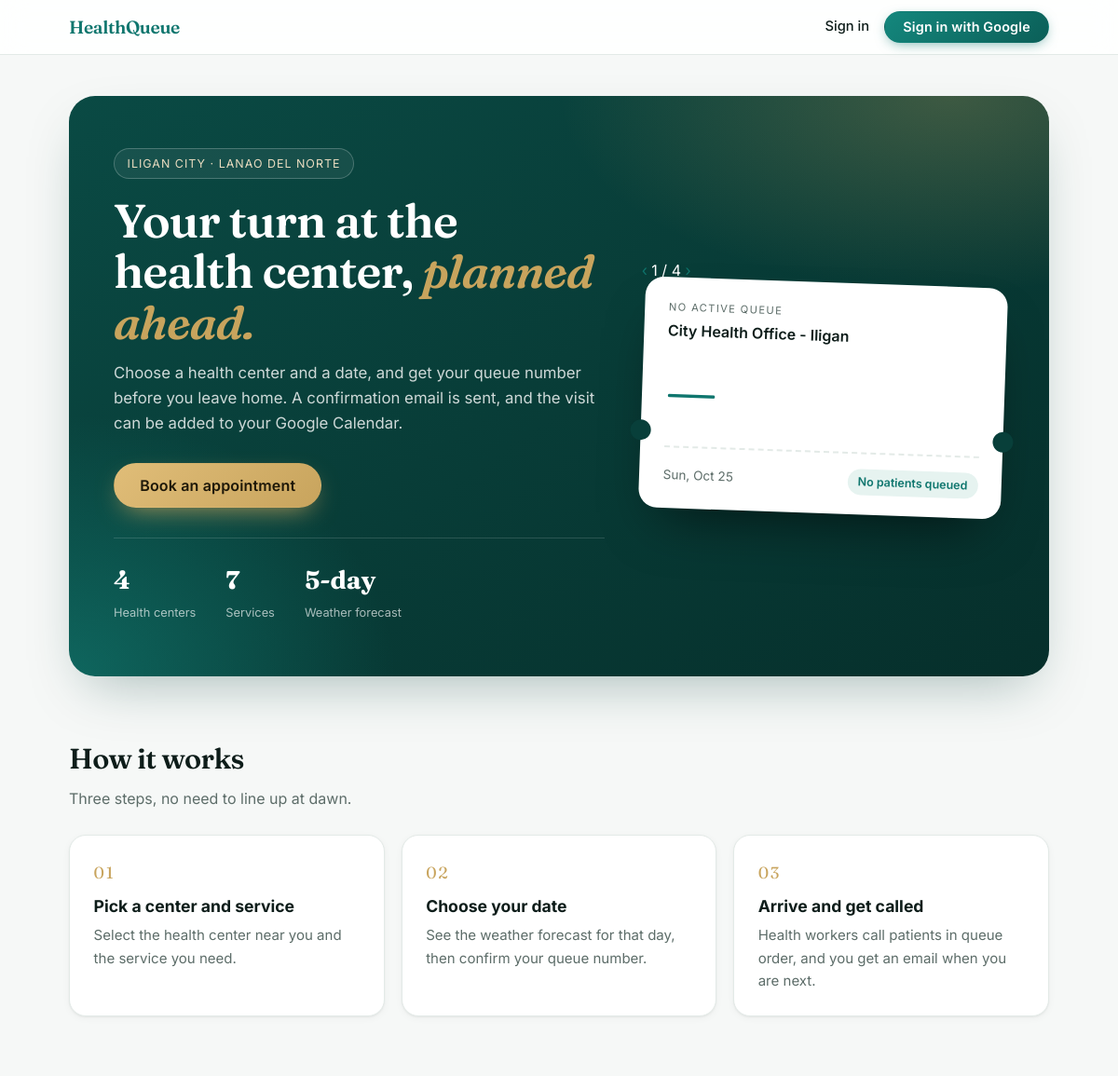
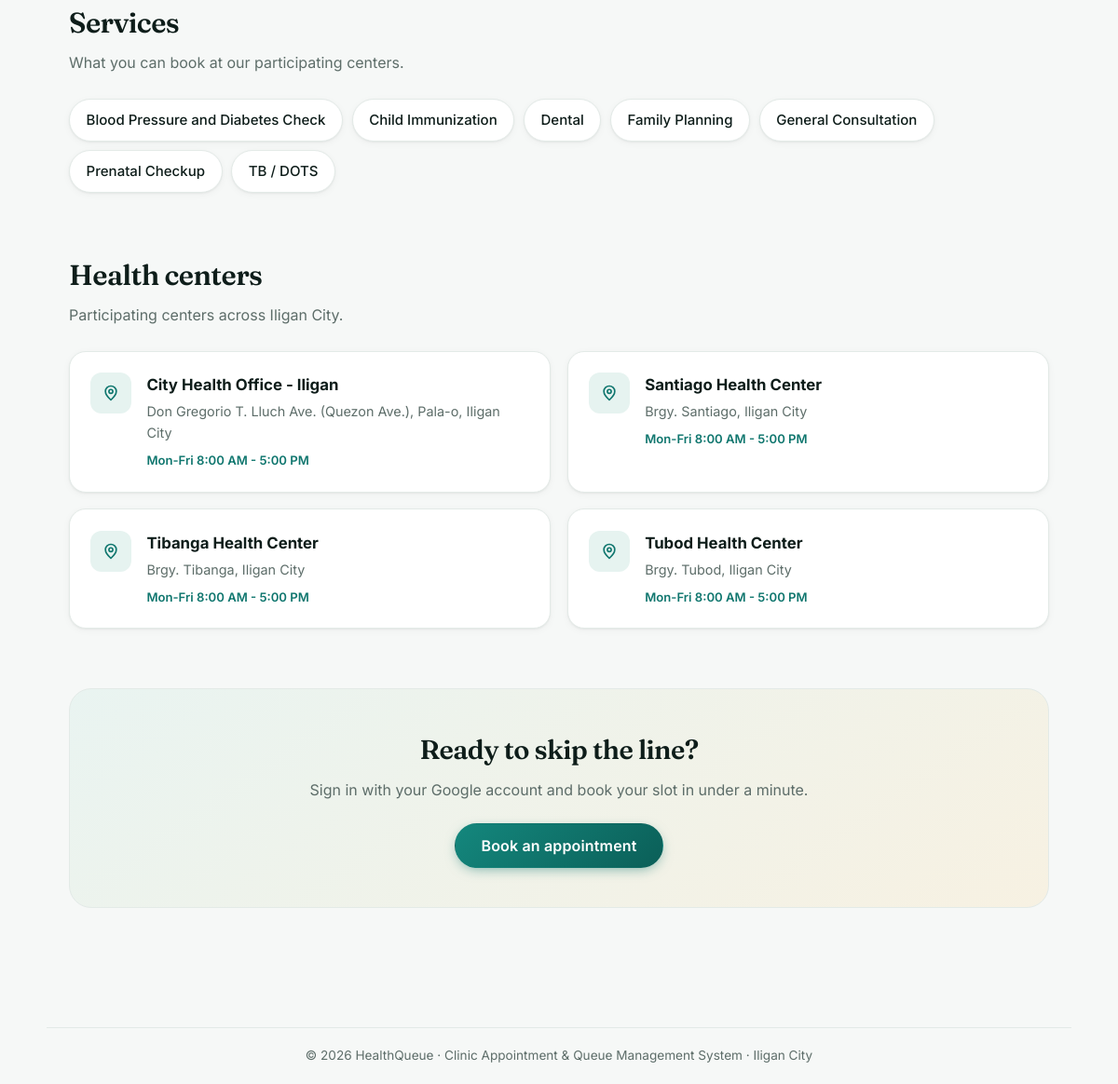
The page / on the database its author committed (2 pictures, top to bottom).
### tables this page shows
CREATE TABLE IF NOT EXISTS centers (
  id INT AUTO_INCREMENT PRIMARY KEY,
  name VARCHAR(150) NOT NULL,
  address VARCHAR(255) DEFAULT NULL,
  lat DECIMAL(10,7) NOT NULL,
  lng DECIMAL(10,7) NOT NULL,
  hours VARCHAR(100) DEFAULT 'Mon-Fri 8:00 AM - 5:00 PM'
);

CREATE TABLE IF NOT EXISTS services (
  id INT AUTO_INCREMENT PRIMARY KEY,
  name VARCHAR(100) NOT NULL
);

### includes/init.php (called while the page is built, shortened)
<?php
function cfg($key = null, $default = null)
{
    static $config = null;
    if ($config === null) {
        $file = __DIR__ . '/../config.php';
        if (!file_exists($file)) {
            $file = __DIR__ . '/../config.sample.php';
        }
        $config = file_exists($file) ? require $file : [];
    }
    return $config[$key] ?? $default;
}
function db()
{
    static $pdo = null;
    if ($pdo === null) {
        $c = cfg('db');
        $dsn = "mysql:host={$c['host']};dbname={$c['name']};charset=utf8mb4";
        $pdo = new PDO($dsn, $c['user'], $c['pass'], [
            PDO::ATTR_ERRMODE            => PDO::ERRMODE_EXCEPTION,
            PDO::ATTR_DEFAULT_FETCH_MODE => PDO::FETCH_ASSOC,
        ]);
    }
    return $pdo;
}
function e($str)
{
    return htmlspecialchars((string)($str ?? ''), ENT_QUOTES, 'UTF-8');
}
function current_user()
{
    static $user = false;
    if ($user !== false) {
        return $user;
    }
    $uid = $_SESSION['uid'] ?? null;
    if (!$uid) {
        $user = null;
        return null;
    }
    return $user;
}

### config.sample.php (called while the page is built)
<?php
return [
    'base_url' => 'http://localhost/healthqueue',
    'db' => [
        'host' => '127.0.0.1',
        'name' => 'healthqueue',
        'user' => 'root',
        'pass' => '',
    ],
    'google' => [
        'client_id'     => 'YOUR_GOOGLE_CLIENT_ID',
        'client_secret' => 'YOUR_GOOGLE_CLIENT_SECRET',
    ],
    'resend' => [
        'api_key' => 're_xxxx',
        'from'    => 'HealthQueue <onboarding@resend.dev>',
    ],
    'openweather' => [
        'api_key' => 'YOUR_OPENWEATHER_API_KEY',
    ],
    'admin_emails' => ['your_email@gmail.com'],
    'timezone' => 'Asia/Manila',
    'daily_limit_per_center' => 40,
];

### includes/google.php (called while the page is built, shortened)
<?php
require_once __DIR__ . '/init.php';
function google_login_url()
{
    static $url = null;
    if ($url !== null) {
        return $url;
    }
    $g = cfg('google');
    $q = http_build_query([
        'client_id'     => $g['client_id'],
        'redirect_uri'  => cfg('base_url') . '/oauth_callback.php',
        'response_type' => 'code',
        'scope'         => 'openid email profile https://www.googleapis.com/auth/calendar.events',
        'access_type'   => 'offline',
        'prompt'        => 'consent',
        'state'         => $_SESSION['oauth_state'],
    ]);
    $url = 'https://accounts.google.com/o/oauth2/v2/auth?' . $q;
    return $url;
}

### index.php (the view, shortened to what this page needs)
<?php
require_once __DIR__ . '/includes/layout.php';
$centers = [];
$services = [];
$dbDown = false;
try {
    $centers  = db()->query('SELECT * FROM centers ORDER BY name')->fetchAll();
    $services = db()->query('SELECT * FROM services ORDER BY name')->fetchAll();
} catch (Exception $e) {
    $dbDown = true;
}
$sampleCenter = $centers[0]['name'] ?? 'City Health Office - Iligan';
page_header('HealthQueue Iligan');
$user = current_user();
$loggedIn = (bool)$user;
$role = $user['role'] ?? null;
$queueTicket = null;
$publicCenterIndex = 0;
$publicCenter = $centers[0] ?? null;
if (!$user && $centers) {
    $requestedCenter = (int)($_GET['center_id'] ?? $centers[0]['id']);
    foreach ($centers as $index => $centerOption) {
        if ((int)$centerOption['id'] === $requestedCenter) {
            $publicCenterIndex = $index;
            $publicCenter = $centerOption;
            break;
        }
    }
}
if (!$dbDown && $user && $user['role'] === 'patient') {
    $ticket = db()->prepare(
        'SELECT a.queue_no, a.appt_date, a.status, c.name AS center_name
         FROM appointments a
         JOIN centers c ON c.id = a.center_id
         WHERE a.patient_id = ? AND a.status IN ("pending", "waiting", "in_consultation")
         ORDER BY a.appt_date ASC, a.appt_time ASC, a.queue_no ASC
         LIMIT 1'
    );
    $ticket->execute([$user['id']]);
    $queueTicket = $ticket->fetch() ?: null;
} elseif (!$dbDown && !empty($publicCenter['id'])) {
    $ticket = db()->prepare(
        'SELECT a.queue_no, a.appt_date, a.status, c.name AS center_name
         FROM appointments a
         JOIN centers c ON c.id = a.center_id
         WHERE a.center_id = ? AND a.appt_date = CURDATE()
           AND a.status IN ("in_consultation", "waiting", "pending")
         ORDER BY FIELD(a.status, "in_consultation", "waiting", "pending"), a.queue_no ASC
         LIMIT 1'
    );
    $ticket->execute([(int)$publicCenter['id']]);
    $queueTicket = $ticket->fetch() ?: null;
}
$queueTicketIsPublic = !$user && (bool)$queueTicket;
$publicPrevious = $centers ? $centers[($publicCenterIndex - 1 + count($centers)) % count($centers)] : null;
$publicNext = $centers ? $centers[($publicCenterIndex + 1) % count($centers)] : null;
$ctaHref  = !$loggedIn ? google_login_url() : ($role === 'patient' ? 'appointments/create.php' : ($role === 'worker' ? 'queue.php' : 'admin/dashboard.php'));
$ctaText  = !$loggedIn || $role === 'patient' ? 'Book an appointment' : ($role === 'worker' ? 'Open worker queue' : 'Open admin dashboard');
?>
<div class="hq">
  <section class="hq-hero">
    <div>
      <span class="hq-eyebrow">Iligan City &middot; Lanao del Norte</span>
      <h1>Your turn at the health center, <em>planned ahead.</em></h1>
      <p class="lead">Choose a health center and a date, and get your queue number before you leave home. A confirmation email is sent, and the visit can be added to your Google Calendar.</p>
      <a class="btn primary lg" href="<?= e($ctaHref) ?>"><?= e($ctaText) ?></a>
      <?php if (!$dbDown): ?>
      <div class="hq-meta">
        <div><strong><?= count($centers) ?></strong><span>Health centers</span></div>
        <div><strong><?= count($services) ?></strong><span>Services</span></div>
        <div><strong>5-day</strong><span>Weather forecast</span></div>
      </div>
      <?php endif; ?>
    </div>
    <div class="hq-ticket-area">
      <?php if (!$user && $publicCenter): ?>
      <div class="public-queue-nav">
        <a class="queue-arrow" href="?center_id=<?= e($publicPrevious['id']) ?>" aria-label="Previous health center">&lsaquo;</a>
        <span><?= e($publicCenterIndex + 1) ?> / <?= e(count($centers)) ?></span>
        <a class="queue-arrow" href="?center_id=<?= e($publicNext['id']) ?>" aria-label="Next health center">&rsaquo;</a>
      </div>
      <?php endif; ?>
      <div class="hq-ticket" aria-label="<?= $queueTicket ? 'Your queue ticket' : 'Public queue status' ?>">
        <div class="label"><?= $user && $queueTicket ? 'Your current queue' : ($queueTicketIsPublic ? 'Current public queue' : 'No active queue') ?></div>
        <div class="center"><?= e($queueTicket['center_name'] ?? ($publicCenter['name'] ?? $sampleCenter)) ?></div>
        <div class="num"><?= $queueTicket ? '#' . e($queueTicket['queue_no']) : '—' ?></div>
        <div class="row">
          <span><?= $queueTicket ? date('D, M j', strtotime($queueTicket['appt_date'])) : date('D, M j') ?></span>
          <span class="hq-pill"><?= $queueTicket ? e(str_replace('_', ' ', $queueTicket['status'])) : 'No patients queued' ?></span>
        </div>
      </div>
    </div>
  </section>
  <section class="hq-section">
    <h2>How it works</h2>
    <p class="sub">Three steps, no need to line up at dawn.</p>
    <div class="hq-steps">
      <div class="card hq-step">
        <div class="n">01</div>
        <h3>Pick a center and service</h3>
        <p>Select the health center near you and the service you need.</p>
      </div>
      <div class="card hq-step">
        <div class="n">02</div>
        <h3>Choose your date</h3>
        <p>See the weather forecast for that day, then confirm your queue number.</p>
      </div>
      <div class="card hq-step">
        <div class="n">03</div>
        <h3>Arrive and get called</h3>
        <p>Health workers call patients in queue order, and you get an email when you are next.</p>
      </div>
    </div>
  </section>
  <?php if ($dbDown): ?>
    <div class="card hq-section" style="padding:1.4rem"><p style="margin:0">The list of centers could not be loaded right now. Please try again in a few minutes.</p></div>
  <?php else: ?>
  <section class="hq-section">
    <h2>Services</h2>
    <p class="sub">What you can book at our participating centers.</p>
    <div class="hq-chips">
      <?php foreach ($services as $s): ?>
        <span class="hq-chip"><?= e($s['name']) ?></span>
      <?php endforeach; ?>
    </div>
  </section>
  <section class="hq-section">
    <h2>Health centers</h2>
    <p class="sub">Participating centers across Iligan City.</p>
    <div class="hq-centers">
      <?php foreach ($centers as $c): ?>
        <div class="card hq-center">
          <div class="hq-pin">
            <svg width="20" height="20" viewBox="0 0 24 24" fill="none" stroke="currentColor" stroke-width="2" stroke-linecap="round" stroke-linejoin="round" aria-hidden="true"><path d="M12 21s-7-6.2-7-11a7 7 0 0 1 14 0c0 4.8-7 11-7 11z"/><circle cx="12" cy="10" r="2.5"/></svg>
          </div>
          <div>
            <h3><?= e($c['name']) ?></h3>
            <p><?= e($c['address']) ?></p>
            <div class="hours"><?= e($c['hours']) ?></div>
          </div>
        </div>
      <?php endforeach; ?>
    </div>
  </section>
  <div class="hq-cta">
    <h2>Ready to skip the line?</h2>
    <p>Sign in with your Google account and book your slot in under a minute.</p>
    <a class="btn primary lg" href="<?= e($ctaHref) ?>"><?= e($ctaText) ?></a>
  </div>
  <?php endif; ?>
</div>
<?php page_footer(); ?>

### includes/layout.php (shortened to what this page needs)
<?php
require_once __DIR__ . '/init.php';
function page_header($title, $extraHead = '')
{
    $u    = current_user();
    $base = cfg('base_url');
    ?><!doctype html>
<html lang="en">
<head>
<link rel="stylesheet" href="<?= e($base) ?>/assets/style.css">
</head>
<body>
<header class="top"><div class="wrap bar">
  <a class="brand" href="<?= e($base) ?>/index.php">HealthQueue</a>
  <nav>
  <?php if ($u): ?>
    <a href="<?= e($base) ?>/appointments/index.php">Appointments</a>
    <?php if (in_array($u['role'], ['worker','admin'], true)): ?><a href="<?= e($base) ?>/queue.php">Queue</a><?php endif; ?>
    <?php if ($u['role'] === 'admin'): ?>
      <a href="<?= e($base) ?>/admin/dashboard.php">Dashboard</a>
      <a href="<?= e($base) ?>/admin/users.php">Users</a>
      <a href="<?= e($base) ?>/staff.php">Staff</a>
    <?php endif; ?>
    <span class="who"><?= e($u['name']) ?> <em><?= e($u['role']) ?></em></span>
    <a href="<?= e($base) ?>/logout.php">Logout</a>
  <?php else: ?>
    <?php require_once __DIR__ . '/google.php'; ?>
    <a href="<?= e($base) ?>/login.php">Sign in</a>
    <a class="btn primary" href="<?= e(google_login_url()) ?>">Sign in with Google</a>
  <?php endif; ?>
  </nav>
</div></header>
<main class="wrap">
<?php if ($f): ?><div class="flash <?= e($f['t']) ?>"><?= e($f['m']) ?></div><?php endif;
}
function page_footer()
{
    ?>
</main>
<footer class="foot wrap">
  <p>&copy; <?= date('Y') ?> HealthQueue &middot; Clinic Appointment &amp; Queue Management System &middot; Iligan City</p>
</footer>
</body></html>
<?php
}

### rows shown on the page
centers: name "City Health Office - Iligan", address "Don Gregorio T. Lluch Ave. (Quezon Ave.), Pala-o, Iligan City", hours "Mon-Fri 8:00 AM - 5:00 PM"
services: name "Blood Pressure and Diabetes Check"
services: name "Child Immunization"
services: name "Dental"
services: name "Family Planning"
services: name "General Consultation"
services: name "Prenatal Checkup"
services: name "TB / DOTS"
centers: name "Santiago Health Center", address "Brgy. Santiago, Iligan City", hours "Mon-Fri 8:00 AM - 5:00 PM"
centers: name "Tibanga Health Center", address "Brgy. Tibanga, Iligan City", hours "Mon-Fri 8:00 AM - 5:00 PM"
centers: name "Tubod Health Center", address "Brgy. Tubod, Iligan City", hours "Mon-Fri 8:00 AM - 5:00 PM"

### other values the page prints
$ctaText "Book an appointment"
count($centers) "4"
count($services) "7"
$publicCenterIndex + 1 "1"
